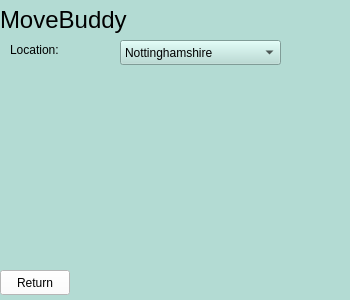
<?xml version="1.0" encoding="UTF-8"?>
<ui version="4.0">
 <class>crimeStatsMap</class>
 <widget class="QWidget" name="crimeStatsMap">
  <property name="geometry">
   <rect>
    <x>0</x>
    <y>0</y>
    <width>350</width>
    <height>300</height>
   </rect>
  </property>
  <property name="windowTitle">
   <string>Form</string>
  </property>
  <widget class="QStackedWidget" name="stackedWidget">
   <property name="geometry">
    <rect>
     <x>0</x>
     <y>0</y>
     <width>351</width>
     <height>301</height>
    </rect>
   </property>
   <property name="styleSheet">
    <string notr="true">background: #b3dbd3</string>
   </property>
   <property name="currentIndex">
    <number>0</number>
   </property>
   <widget class="QWidget" name="page">
    <widget class="QLabel" name="backgroundLabel">
     <property name="geometry">
      <rect>
       <x>0</x>
       <y>0</y>
       <width>350</width>
       <height>321</height>
      </rect>
     </property>
     <property name="text">
      <string/>
     </property>
    </widget>
    <widget class="QLabel" name="MoveBuddyTitle">
     <property name="geometry">
      <rect>
       <x>0</x>
       <y>0</y>
       <width>140</width>
       <height>40</height>
      </rect>
     </property>
     <property name="text">
      <string>&lt;html&gt;&lt;head/&gt;&lt;body&gt;&lt;p&gt;&lt;span style=&quot; font-size:18pt;&quot;&gt;MoveBuddy&lt;/span&gt;&lt;/p&gt;&lt;/body&gt;&lt;/html&gt;</string>
     </property>
    </widget>
    <widget class="QLabel" name="locationTitle">
     <property name="geometry">
      <rect>
       <x>10</x>
       <y>40</y>
       <width>70</width>
       <height>20</height>
      </rect>
     </property>
     <property name="text">
      <string>Location:</string>
     </property>
    </widget>
    <widget class="QPushButton" name="returnButton">
     <property name="geometry">
      <rect>
       <x>0</x>
       <y>270</y>
       <width>70</width>
       <height>25</height>
      </rect>
     </property>
     <property name="styleSheet">
      <string notr="true">background: white</string>
     </property>
     <property name="text">
      <string>Return</string>
     </property>
    </widget>
    <widget class="QComboBox" name="locationDropDown">
     <property name="geometry">
      <rect>
       <x>120</x>
       <y>40</y>
       <width>161</width>
       <height>25</height>
      </rect>
     </property>
     <item>
      <property name="text">
       <string>Nottinghamshire</string>
      </property>
     </item>
     <item>
      <property name="text">
       <string>Derbyshire</string>
      </property>
     </item>
    </widget>
    <widget class="QLabel" name="mapImageLabel">
     <property name="geometry">
      <rect>
       <x>40</x>
       <y>80</y>
       <width>290</width>
       <height>170</height>
      </rect>
     </property>
     <property name="text">
      <string/>
     </property>
    </widget>
   </widget>
  </widget>
 </widget>
 <resources/>
 <connections/>
</ui>
